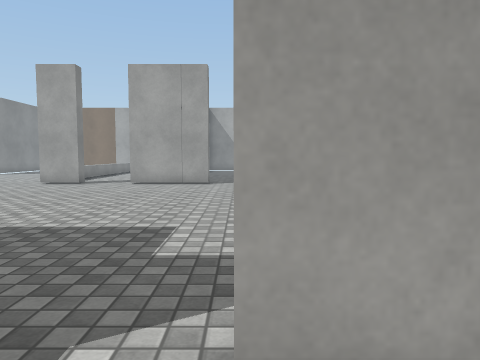
view 1 (above)

22 first-person views from a walk through a 3-D level made in the Unity game engine. The camera is 1.2 m above the floor, tilts 4° down and sees 70° across. Doors are open. The floor is counted in squares, 1 m on a side. Each view is taken from the middle of a square. On the plan, view 1 faces up. The plan holds only what a view shows up to about 14 squares ahead; the rest is blank. The player character is not drawn. Surface patterns are stand-ins for the level's own textures.

view 2
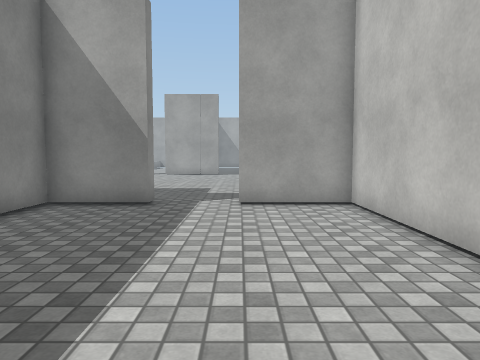

view 3
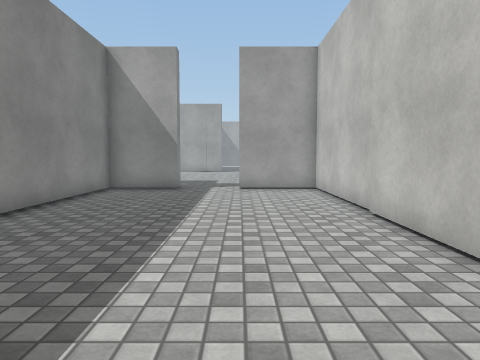

view 4
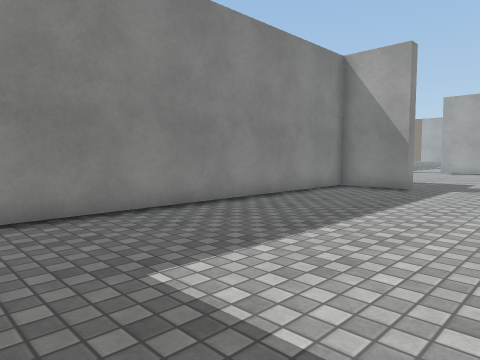

view 5
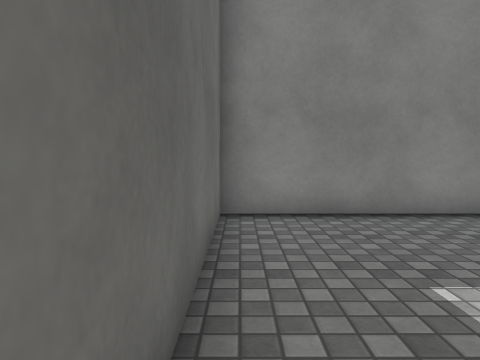

view 6
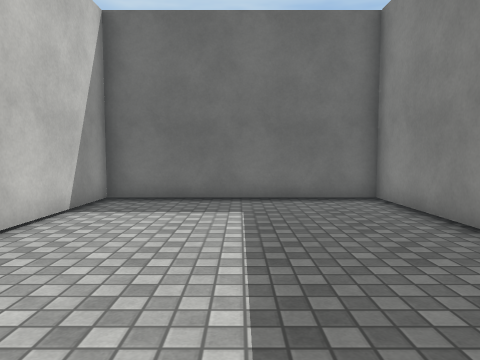

view 7
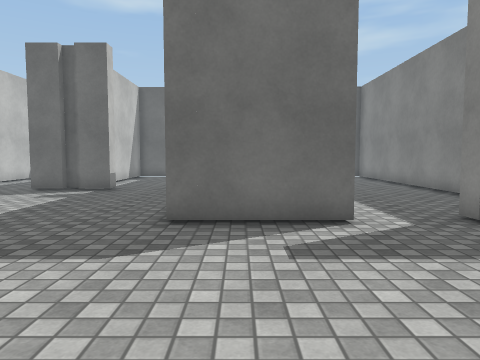

view 8
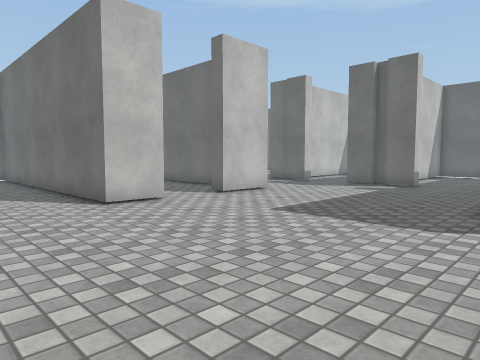

view 9
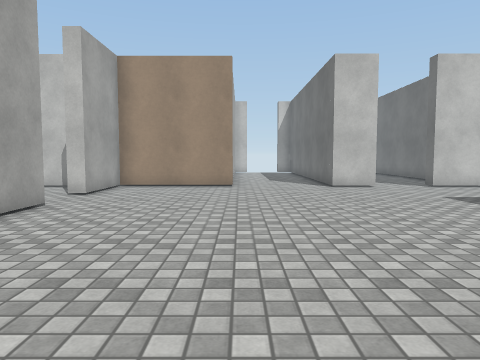

view 10
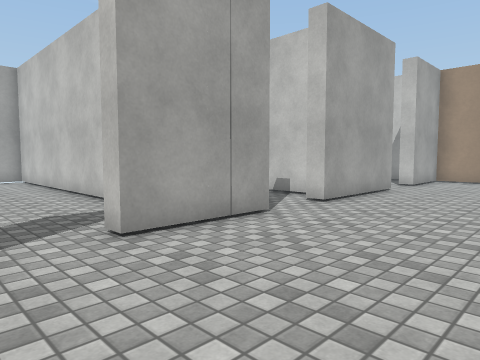

view 11
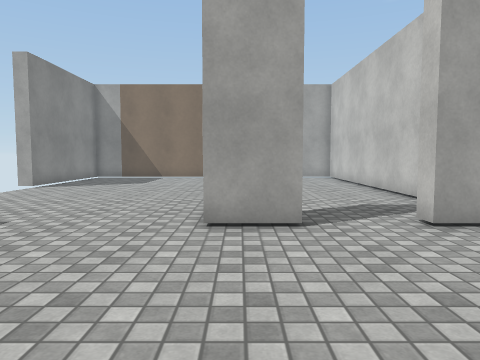

view 12
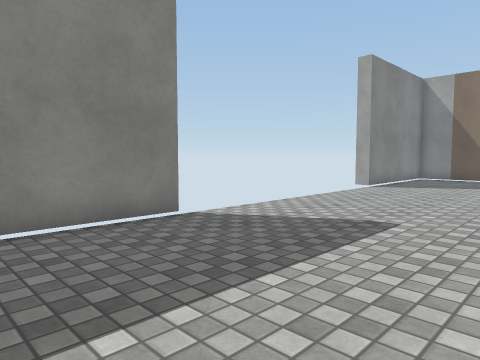

view 13
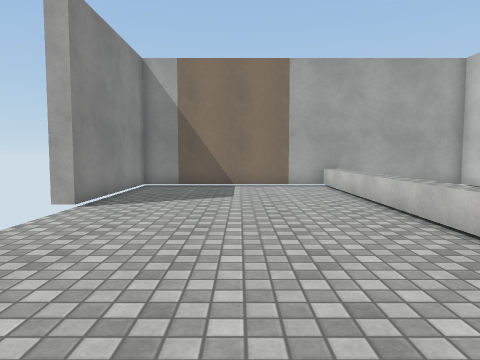

view 14
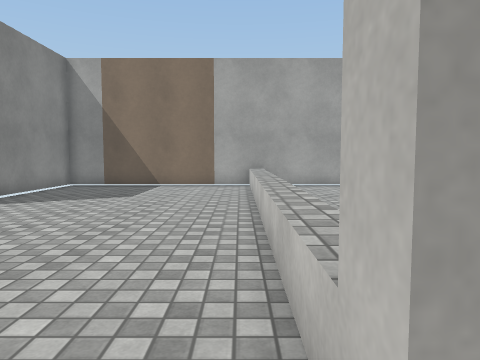

view 15
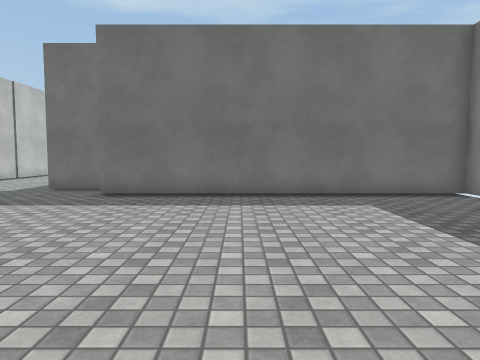

view 16
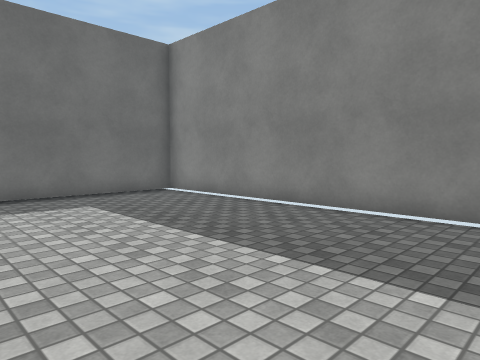

view 17
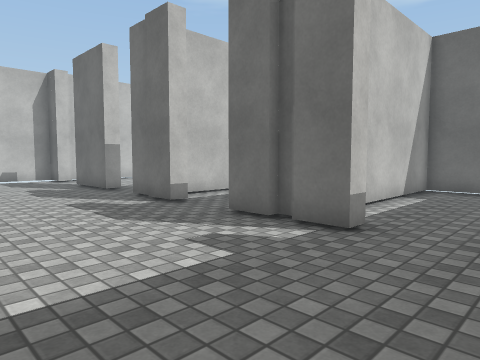

view 18
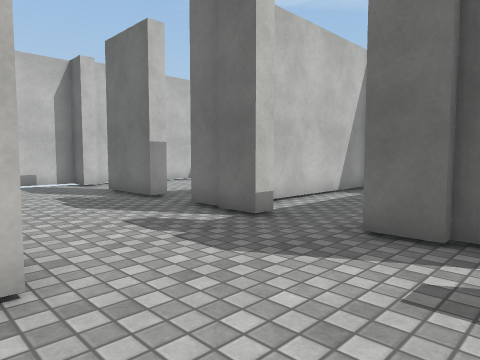

view 19
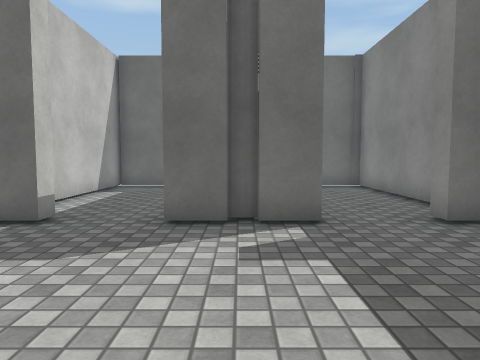

view 20
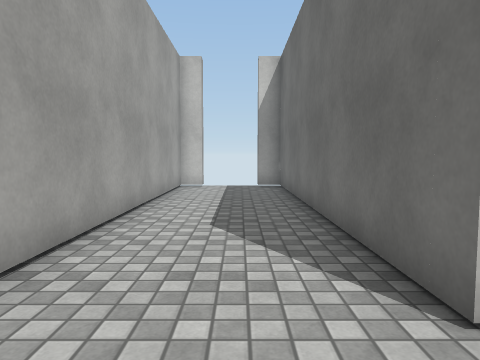

view 21
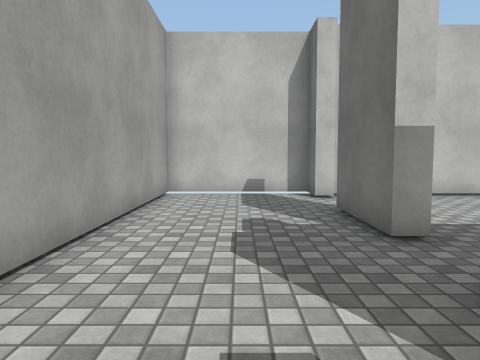

view 22
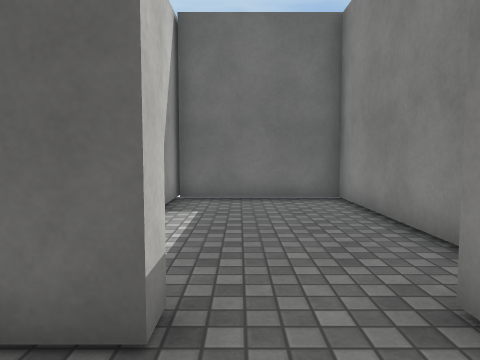

### Floor plan
Points are (right, up) in squares from view 1. A wall is a line through its corners. A room is listed if a view was taken in it or the views show most of it. See-through windows are left out.
Room 1 (views 1, 2, 3, 4, 5, 6)
walls: (-2.3, 1.4) (-4.8, 1.4) (-4.8, -11.4) (2.7, -11.4) (2.7, 1.4) (-0.1, 1.4)
ways out: open door at (-1.2, 1.4) to room 2
Room 2 (views 7, 8, 9, 10, 11, 12, 13, 14, 15, 16, 17, 18, 19, 20, 21, 22)
walls: (-1.2, 14.7) (-4.7, 14.7); (-6.9, 14.7) (-8.6, 14.7) (-8.6, 18.6); (5.4, 14.7) (0.9, 14.7); (-3, 18.5) (-3, 27.8) (-15.9, 27.8) (-15.9, 22); (-0.1, 2) (3.4, 2); (-4.1, 2) (-2.3, 2); (10.5, 10.2) (10.5, 14.7) (7.7, 14.7); (10.3, 4.6) (10.3, 6.4) (21.6, 6.4) (21.6, 7.2); (-15.9, 13.1) (-15.9, 3.6) (-4.8, 3.6); (10.3, 0.2) (10.3, 2.5) (10.9, 2.5); (3.8, -4) (4.3, -4); (6.6, -4) (7.8, -4); (7.6, -4.2) (8.2, -4.2); (8.1, -4) (9.4, -4); (11.6, -4) (12.8, -4); (12.8, -4.2) (13.9, -4.2); (21.6, 10.3) (11.2, 10.3); (15.8, -4.8) (15.8, -4.2) (18.6, -4.2); (20.8, -4.8) (20.8, -4.2) (21.9, -4.2) (21.9, 0.3) (14.1, 0.3)
low walls: (-8.6, 18.8) (-8.6, 27); (-8.6, 27.1) (-8.6, 27.9)
ways out: open door at (-1.2, 1.4) to room 1; open door at (10.5, -4.5) to room 3; open door at (5.5, -4.5) to room 4; open door at (-16, 17.5); open door at (-6, 15); open door at (-0.5, 15); open door at (6.5, 15); open door at (11, 3.5); open door at (14.5, -5); open door at (19.5, -5); open door at (22, 8)
Room 3 (no view inside)
walls: (8.2, -6.2) (8.2, -11.4) (12.8, -11.4); (12.8, -12.1) (12.8, -5.4)
ways out: open door at (10.5, -4.5) to room 2
Room 4 (no view inside)
walls: (3.3, -6.4) (3.3, -11.4) (4.8, -11.4); (6.1, -11.4) (7.7, -11.4) (7.7, -6.9)
ways out: open door at (5.5, -4.5) to room 2

Where each view was taken, in squares from view 1:
view 1: 0 up, 0 right, facing up
view 2: 7 down, 0 right, facing up
view 3: 11 down, 0 right, facing up
view 4: 11 down, 2 right, facing up-left
view 5: 11 down, 2 right, facing left
view 6: 2 down, 1 left, facing down
view 7: 8 up, 2 right, facing down
view 8: 10 up, 2 right, facing down-right
view 9: 10 up, 3 left, facing right
view 10: 10 up, 7 left, facing up-right
view 11: 9 up, 8 left, facing up
view 12: 9 up, 10 left, facing up-left
view 13: 14 up, 12 left, facing up
view 14: 14 up, 9 left, facing up
view 15: 14 up, 9 left, facing down
view 16: 14 up, 9 left, facing down-left
view 17: 1 up, 4 right, facing down-right
view 18: 1 up, 7 right, facing down-right
view 19: 2 up, 8 right, facing down
view 20: 8 up, 8 right, facing right
view 21: 2 down, 11 right, facing right
view 22: 2 down, 11 right, facing down
